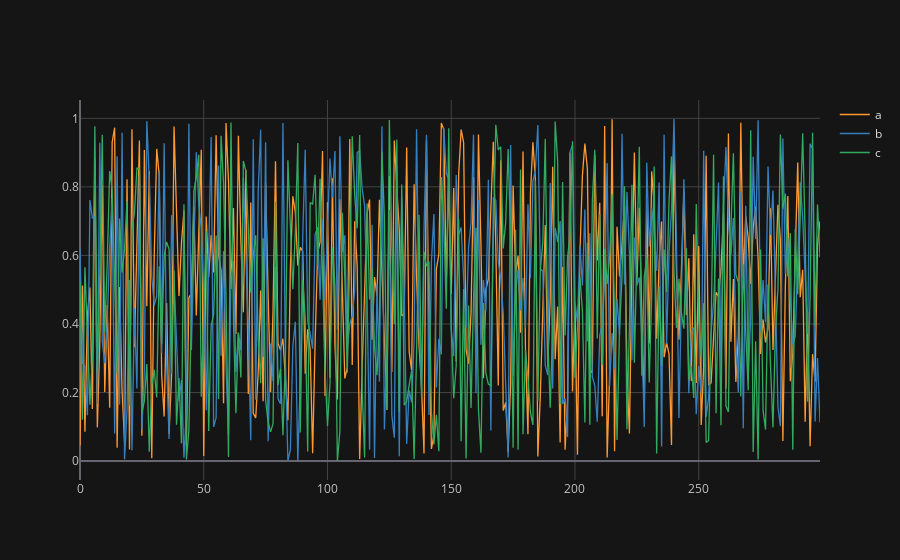

Notebook source saved alongside this figure:
### Code cell
df.iplot()

### Figure 1 — Plotly figure (JSON) as saved in the notebook; plotly's stock layout.template omitted (floating-point values rounded to 4 significant figures; data arrays with more than 128 entries replaced by an {"elided": "..."} marker saying what was removed)
{"data": [{"line": {"color": "rgba(255, 153, 51, 1.0)", "dash": "solid", "shape": "linear", "width": 1.3}, "mode": "lines", "name": "a", "text": "", "type": "scatter", "x": {"elided": "300 int values"}, "y": {"elided": "300 float values"}}, {"line": {"color": "rgba(55, 128, 191, 1.0)", "dash": "solid", "shape": "linear", "width": 1.3}, "mode": "lines", "name": "b", "text": "", "type": "scatter", "x": {"elided": "300 int values"}, "y": {"elided": "300 float values"}}, {"line": {"color": "rgba(50, 171, 96, 1.0)", "dash": "solid", "shape": "linear", "width": 1.3}, "mode": "lines", "name": "c", "text": "", "type": "scatter", "x": {"elided": "300 int values"}, "y": {"elided": "300 float values"}}], "layout": {"legend": {"bgcolor": "#151516", "font": {"color": "#D9D9D9"}}, "paper_bgcolor": "#151516", "plot_bgcolor": "#151516", "title": {"font": {"color": "#D9D9D9"}}, "xaxis": {"gridcolor": "#434343", "showgrid": true, "tickfont": {"color": "#C2C2C2"}, "title": {"font": {"color": "#D9D9D9"}, "text": ""}, "zerolinecolor": "#666570"}, "yaxis": {"gridcolor": "#434343", "showgrid": true, "tickfont": {"color": "#C2C2C2"}, "title": {"font": {"color": "#D9D9D9"}, "text": ""}, "zerolinecolor": "#666570"}}}
